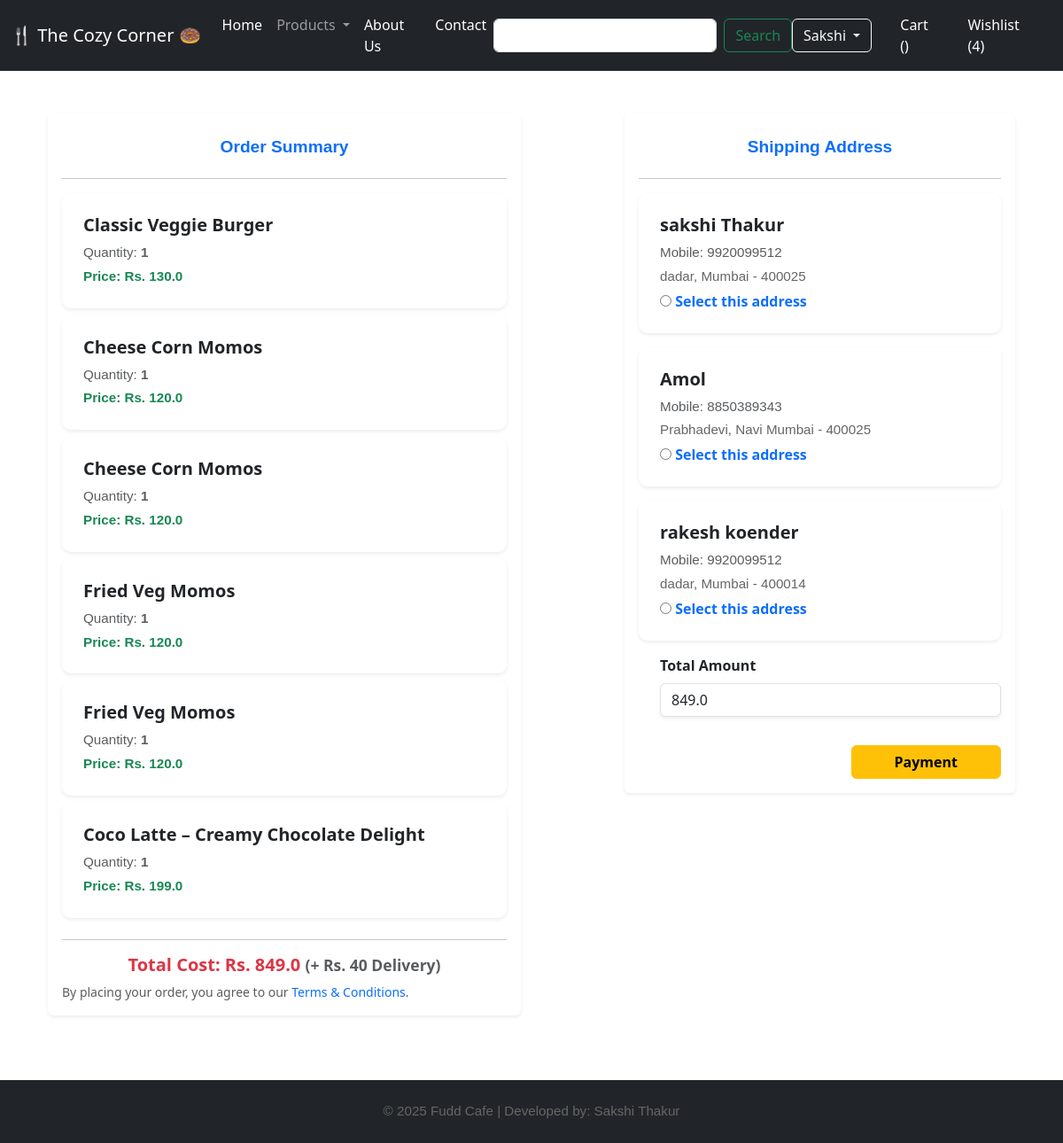
Screenshot of /checkout/ (signed in) with the database file from the repository.
### app/models.py (models this page shows, shortened)
class Cart(models.Model):
    user = models.ForeignKey(User,on_delete=models.CASCADE)
    product = models.ForeignKey(Product,on_delete=models.CASCADE)
    quantity = models.PositiveIntegerField(default=1)

class Product(models.Model):
    title = models.CharField(max_length=100)
    selling_price = models.FloatField()
    discounted_price = models.FloatField()
    description = models.TextField()
    composition = models.TextField()  # Fixed the typo (conposition -> composition)
    prodapp = models.TextField(default='')
    category = models.CharField(choices=CATEGORY_CHOICES, max_length=2)
    product_image = models.ImageField(upload_to='product')

class Customer(models.Model):
    user = models.ForeignKey(User,on_delete=models.CASCADE)
    name = models.CharField(max_length=200)
    locality = models.CharField(max_length=200)
    city = models.CharField(choices=CITY_CHOICES,max_length=100)
    mobile = models.IntegerField(default=0)  # Changed to CharField to handle phone numbers
    zipcode = models.IntegerField()
    state = models.CharField(max_length=100, null=True, blank=True)

### app/views.py (the view)
# urls.py: path('checkout/', views.Checkout.as_view(), name='Checkout'),
class Checkout(View):  # Capitalize the class name
    def get(self, request):
        user=request.user
        add=Customer.objects.filter(user=user)
        cart_items=Cart.objects.filter(user=user)
        famount = 0
        for p in cart_items:
            value = p.quantity * p.product.discounted_price
            famount = famount + value
        totalamount = famount + 40
        return render(request, 'app/checkout.html', locals())

### app/templates/app/checkout.html (shortened to what this page needs)
{% extends 'app/base.html' %}
{% load static %}
{% block main-content %}
<div class="container my-5">
    <div class="row">
        <div class="col-md-6">
            <div class="card shadow-sm border-0 rounded p-3">
                <h4 class="fw-bold text-center text-primary">Order Summary</h4>
                <hr>
                {% for item in cart_items %}
                <div class="card border-0 shadow-sm p-2 mb-2">
                    <div class="card-body">
                        <h5 class="fw-bold">{{ item.product.title }}</h5>
                        <p class="mb-1 text-muted">Quantity: <b>{{ item.quantity }}</b></p>
                        <p class="fw-bold text-success">Price: Rs. {{ item.product.discounted_price }}</p>
                    </div>
                </div>
                {% endfor %}
                <hr>
                <h5 class="fw-bold text-center text-danger">Total Cost: Rs. {{ totalamount }} <small class="text-muted">(+ Rs. 40 Delivery)</small></h5>
                <small class="text-muted">By placing your order, you agree to our
                    <a href="#" class="text-decoration-none" data-bs-toggle="modal" data-bs-target="#termsModal">Terms & Conditions</a>.
                </small>
            </div>
        </div>
        <div class="col-md-5 offset-md-1">
            <div class="card shadow-sm border-0 rounded p-3">
                <h4 class="fw-bold text-center text-primary">Shipping Address</h4>
                <hr>
                <form method="post" action="{% url 'place_order' %}" id="myform">
                    {% for ad in add %}
                    <div class="card border-0 shadow-sm mb-3 p-2">
                        <div class="card-body">
                            <h5 class="fw-bold">{{ ad.name }}</h5>
                            <p class="text-muted mb-1">Mobile: {{ ad.mobile }}</p>
                            <p class="mb-1">{{ ad.locality }}, {{ ad.city }} - {{ ad.zipcode }}</p>
                            <input type="radio" name="address" value="{{ ad.id }}" required>
                            <span class="fw-bold text-primary">Select this address</span>
                        </div>
                    </div>
                    {% endfor %}
                    <div class="form-check mb-3">
                        <label for="totalamount" class="form-label fw-bold">Total Amount</label>
                        <input type="number" class="form-control shadow-sm" name="totalamount" value="{{ totalamount }}" readonly>
                    </div>
                    <div class="text-end">
                        <button id="rzp-button1" type="button" class="btn btn-warning mt-3 px-5 fw-bold" onclick="openPaymentForm()">Payment</button>
                    </div>
                </form>
            </div>
        </div>
    </div>
</div>
<br><br>
{% endblock main-content %}

### app/static/app/css/style.css (style rules this page uses)
h4 { font-family: 'Arial', sans-serif; font-weight: bold; color: #333; margin-top: 10px; font-size: 1.2rem; }
p { font-family: 'Arial', sans-serif; color: #666; font-size: 0.95rem; margin: 0; }

### app/templates/app/checkout.html (style rules this page uses)
.card { border-radius: 10px; }

### rows the page displays
Cart: product "Classic Veggie Burger", quantity "1", product.discounted_price "130.0"
Cart: product "Cheese Corn Momos", quantity "1", product.discounted_price "120.0"
Cart: product "Cheese Corn Momos", quantity "1", product.discounted_price "120.0"
Cart: product "Fried Veg Momos", quantity "1", product.discounted_price "120.0"
Cart: product "Fried Veg Momos", quantity "1", product.discounted_price "120.0"
Cart: product "Coco Latte – Creamy Chocolate Delight", quantity "1", product.discounted_price "199.0"
Customer: name "sakshi Thakur", mobile "9920099512", locality "dadar", city "Mumbai", zipcode "400025"
Customer: name "Amol", mobile "8850389343", locality "Prabhadevi", city "Navi Mumbai", zipcode "400025"
Customer: name "rakesh koender", mobile "9920099512", locality "dadar", city "Mumbai", zipcode "400014"

### other values shown
{{ totalamount }} "849.0"
